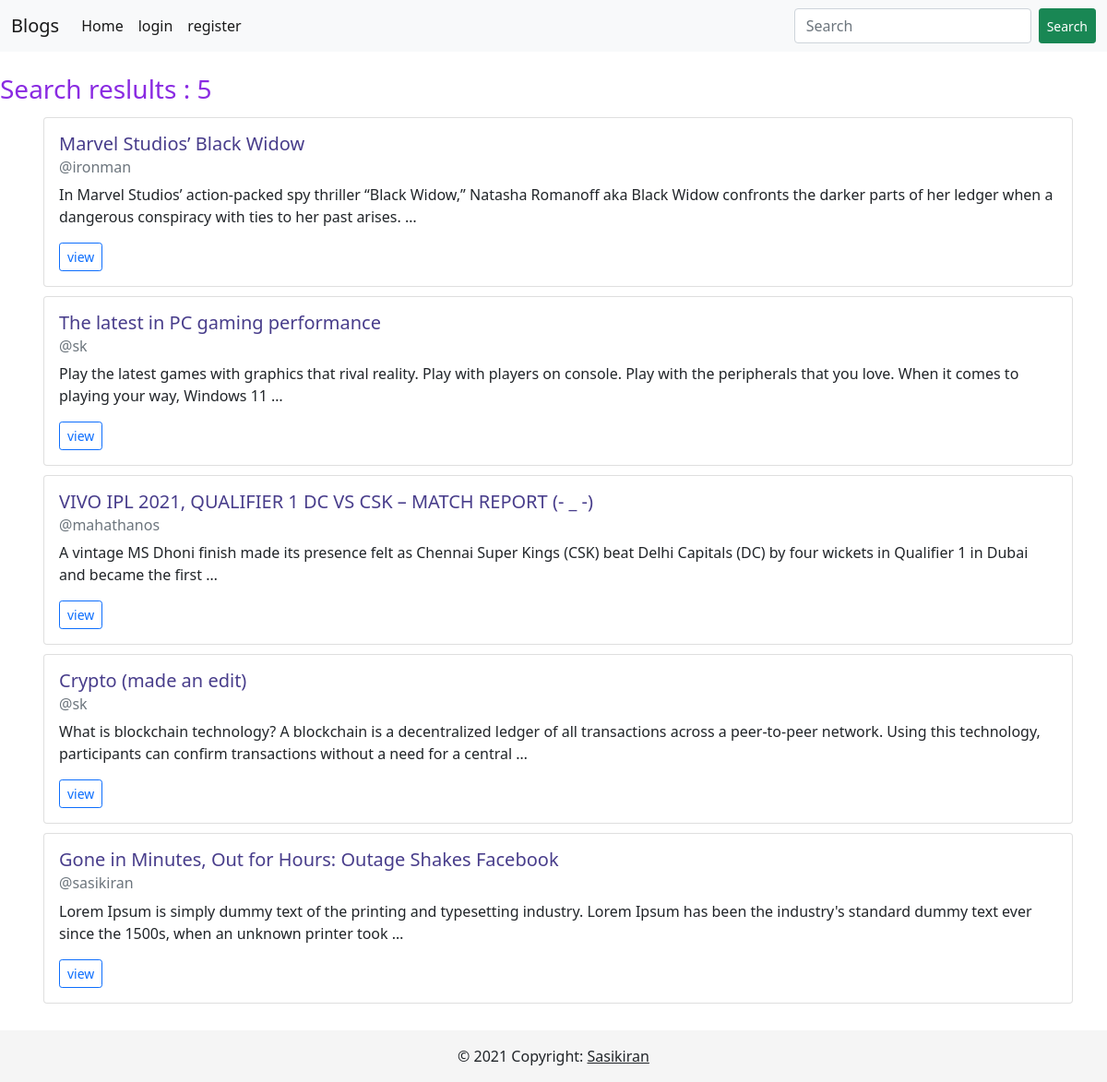
The app's page /search/ with its own data.
### blogs/models.py (models this page shows, shortened)
class Post(models.Model):
    title = models.CharField(max_length=200)
    author = models.ForeignKey('auth.User', on_delete=models.CASCADE)
    body = models.TextField()
    created_date = models.DateTimeField(auto_now_add=True)
    modified = models.DateTimeField(auto_now=True)

### blogs/views.py (the view)
# urls.py: path('search/', views.search, name='search'),
def search(request):
    posts = Post.objects.order_by('-created_date')
    if 'keyword' in request.GET:
        data = request.GET['keyword']
        if data:
            posts = posts.filter(body__icontains=data)
    count = posts.count()
    context = {
        'posts' : posts,
        'count' : count,
    }
    return render(request, 'blogs/search.html', context)

### templates/blogs/search.html (shortened to what this page needs)
{% extends 'base.html' %}
{% block content %}
<br>
<h3>Search reslults : {{ count }}</h3>
<div class="container">
    {% for post in posts %}
    <div class="row">
        <div class="col">
            <div class="card" style="width: 100%; margin: 5px;">
                <div class="card-body">
                    <h5 class="card-title">{{ post.title }}</h5>
                    <h6 class="card-subtitle mb-2 text-muted">@{{post.author.username}}</h6>
                    <p class="card-text">{{ post.body | safe | truncatewords:30 }}</p>
                    <a class="btn btn-outline-primary btn-sm" href="{% url 'post_details' post.id %}" role="button">view</a>
                </div>
            </div>
        </div>
    </div>
    {% endfor %}
</div>
{% endblock %}

### templates/base.html (style rules this page uses)
h5 { color: darkslateblue; }
h3 { color: blueviolet; }

### records on screen
Post: title "Marvel Studios’ Black Widow", author.username "ironman", body "In Marvel Studios’ action-packed spy thriller “Black Widow,” Natasha Romanoff aka Black Widow confronts the darker parts of her ledger when a dangerous conspiracy with ties to her past arises. …"
Post: title "The latest in PC gaming performance", author.username "sk", body "Play the latest games with graphics that rival reality. Play with players on console. Play with the peripherals that you love. When it comes to playing your way, Windows 11 …"
Post: title "VIVO IPL 2021, QUALIFIER 1 DC VS CSK – MATCH REPORT (- _ -)", author.username "mahathanos", body "A vintage MS Dhoni finish made its presence felt as Chennai Super Kings (CSK) beat Delhi Capitals (DC) by four wickets in Qualifier 1 in Dubai and became the first …"
Post: title "Crypto (made an edit)", author.username "sk", body "What is blockchain technology? A blockchain is a decentralized ledger of all transactions across a peer-to-peer network. Using this technology, participants can confirm transactions without a need for a central …"
Post: title "Gone in Minutes, Out for Hours: Outage Shakes Facebook", author.username "sasikiran", body "Lorem Ipsum is simply dummy text of the printing and typesetting industry. Lorem Ipsum has been the industry's standard dummy text ever since the 1500s, when an unknown printer took …"

### other values on screen
{{ count }} "5"
